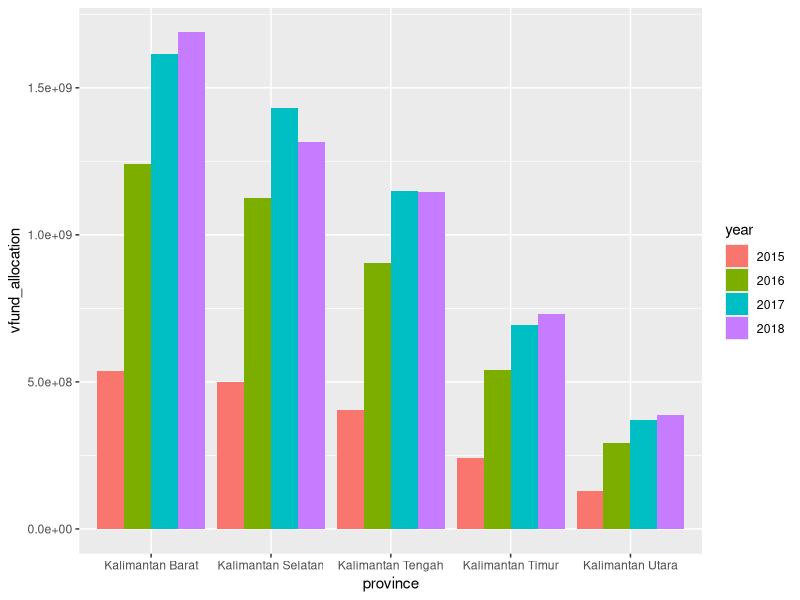

Here is the R script that generated this plot:
################################################################################
##
## [ PROJ ] Working with strings and dates 
## [ FILE ] indonesian_village_fund.r
## [ AUTH ] < YOUR NAME >
## [ INIT ] < Nov 9, 2021 >
##
################################################################################

#This lesson works with messy panel data on Village Fund Allocations in Indonesia

#Organization of this R script:

  #1. Cleaning up Village Fund data using string functions
  #2. Using the Village Fund data to work with dates
  #3. Preparing the Village Fund data for a subsequent mapping exercise

#To work with character variables and regular expressions, we'll focus on the the stringr package
#See https://stringr.tidyverse.org/ for a cheatsheet listing key stringr functions

#Regular expressions are an efficient way to match different patterns in strings,
#similar to the [command + f] function you use to find text in documents

#To work with dates in R, we'll use functions from the lubridate package
#See https://lubridate.tidyverse.org/ for a cheatsheet listing key lubridate functions


## -----------------------------------------------------------------------------
## libraries
## -----------------------------------------------------------------------------

#install.packages("readxl")

library(tidyverse) 
library(readxl)
library(lubridate)
#stringr is a handy package for working w/strings that is part of the tidyverse

options(warn = -1) #this supresses certain warnings


## ---------------------------
## directory paths
## ---------------------------

getwd()


## -----------------------------------------------------------------------------
## 1. Clean VF data using string functions (from stringr package)
## -----------------------------------------------------------------------------

#Loading the Village Fund data
  vf_data <- read_excel('rpt_dd_kabupaten.xls')

  View(vf_data)
  #Observation:
  #This dataframe contains information about the amount of Village Fund allocated 
  #for each kabupaten (regency) for each year from 2015 to 2018
  #The amounts are in thousand Rupiah (1,000 Rupiah = 0.068 USD as of Aug 21st 2020)
  #Notice how there are missing entries, which we should address first
  
  #This is messy panel data where the unit of observation is regency-year

  
### FILLING IN MISSING VALUES (using fill() function)

  #A simple Google search leads us to the following powerful function from the tidyr package (which is a part of the tidyverse)
  #By looking at the documentation, this function is able to "fill in missing values with previous or next value"
  vf_data <- vf_data %>%
    fill(c('Provinsi', 'Kabupaten'))
  
  #It does not work. Why? A closer look suggests that our data does not really contain missing values
  table(vf_data$Provinsi, useNA = "no") #the apparent blanks aren't coded as NA
  
  #It seems that what appear to be blank spaces we have in both Provinsi and Kabupaten columns 
  #are actually non-breaking spaces (nbsp). Let's explore this a bit more.
  x <- vf_data$Provinsi[2]
  x == ' '  #evalutes whether this express is TRUE/FALSE
  x == '\u00A0'
  
  #Having realized that, here is one way to solve the problem
  vf_data <- vf_data %>%
    mutate(Provinsi = replace(Provinsi, Provinsi == '\u00A0', NA),
           Kabupaten = replace(Kabupaten, Kabupaten == '\u00A0', NA)) %>%
    fill(c('Provinsi', 'Kabupaten'))

  #To make our lives easier, let us rename the variables
  colnames(vf_data) <- c('province', 'regency', 'year', 'vfund_allocation')
  
  #From the data, it seems like we have 4 rows of information for each regency (each row represents the allocation for a year)
  #We can verify this with a simple check: both of these commands return 4
  max(table(vf_data$regency))
  min(table(vf_data$regency))

  
### INSPECTING NUMERICAL DATA AND ASSIGNING NAs AS NEEDEED
  
  #Also, we need to ensure that our numerical data columns contain no missing values
  #One possible way is to make sure the following command returns no observations
  missing <- vf_data[rowSums(is.na(vf_data)) == TRUE,]
  
  #Alternatively, we can do the following, which checks the number of NA entries in the dataframe
  sum(is.na(vf_data))
  
  #However, we are not done yet. A simple check on vf_data reveals that some of these values do not make sense
  #For example, the fund allocated for KABUPATEN BUTON TENGAH in 2017 is 54,000 Rupiah, which is less than 4 USD!
  vf_data[(vf_data$regency == "KABUPATEN BUTON TENGAH"),]
  
  #without further information, let's treat this as a date entry error and recode as NA
  vf_data[(vf_data$regency == "KABUPATEN BUTON TENGAH") & (vf_data$year == 2017), "vfund_allocation"] <- NA

  
### CHANGING CAPITALIZATION OF CHARACTER VARIABLES (using str_to_title)
  
  #Now, let's fix the capitalization of the provinces and regencies' names
  #e.g. show the province name as Kabupaten Musi Rawas instead of KABUPATEN MUSI RAWAS
  #The function str_to_title from stringr comes in handy
  vf_data <- vf_data %>%
    mutate(province = str_to_title(province),
           regency = str_to_title(regency))

  
### RECODING CHARACTER VARIABLES USING STRING FUNCTIONS
  
  #In order to familiarize ourselves with strings in R, let us do some ad hoc tasks

  #First, all entries in the regency column begin with either Kabupaten or Kota. 
  #A city (kota) is defined as a 2nd-level administrative subdivision of the country, 
  #equivalent to regency (kabupaten). The difference between a regency and a city is
  #that a city has non-agricultural economic activities and a dense urban population,
  #while a regency comprises a rural area larger than a city.
  
  #Let us now create a column called type to indicate if a 'regency' is a Kabupaten or Kota
  #In order to do that, we want to take the first word of the regency column
  #the word() function from stringr helps us do that
  vf_data <- vf_data %>%
    mutate(type = word(regency, 1))

  
  #Let's define another column called name including regency name without Kabupaten or Kota
  #This will be useful for subsequent coding tasks and joining other data sources
  vf_data <- vf_data %>%
    mutate(name = word(regency, 2, -1))

  
  #Next let's create a column as a dummy variable for all regencies on Kalimantan Island
  #Note that all provinces in Kalimantan begin with the word Kalimantan
  vf_data <- vf_data %>% 
    mutate(kalimantan = (word(province, 1) == "Kalimantan"))
  summary(vf_data$kalimantan)

  #let's encode kalimantan as a factor with clear labels
  vf_data$kalimantan <- factor(vf_data$kalimantan,
                               levels = c(FALSE,TRUE),
                               labels = c("Not in Kalimantan", "Kalimantan"))
  summary(vf_data$kalimantan)


  #Lastly, let's obtain the full name of each regency as follows: 
  #if regency name is Kota Langsa and the province name is Aceh, 
  #the full name becomes Kota Langsa, Provinsi Aceh
  vf_data <- vf_data %>%
    mutate(full_name = str_c(regency, ', Provinsi ', province, sep = ''))

  
  #Let's explore village fund allocation over time for provinces in Kalimantan across years
    
    #first let's subset vf_data to get a dataframe for regencies in Kalimantan
    #and let's group by province-year
      kalimantan_vf <- vf_data %>%
        filter(word(province, 1) == 'Kalimantan') %>%
        group_by(province, year) %>%
        summarize(vfund_allocation = sum(vfund_allocation)) %>%
        mutate(year = as.factor(year))
  
    ggplot(kalimantan_vf, aes(fill=year, y=vfund_allocation, x=province)) + 
      geom_bar(position='dodge', stat='identity')

  #We can see that the province w the highest overall funding is Kalimantan Barat, 
  #followed by Kalimantan Selatan, Kalimantan Tengah, Kalimantan Timur and Kalimantan Utara
  #Also, we see a noticeable increase in the allocated fund in 2015-2016 for all provinces
  #The increase is not as large in absolute terms from 2016-17 and 2017-18. 
  
  
### ADDITIONAL EXERCISES
  
  #How many Kabupaten and Kota are there in the dataset?
   table(vf_data$type)/4

  #Which regency(s) has the longest name?
  #excluding Kabupaten/Kota, by number of characters including spaces
    vf_data %>%
      select(province, name) %>%
      distinct() %>%
      mutate(length = str_length(name)) %>%
      filter(length == max(length))
  
  #How many regencies contain the substring 'Selatan' (means 'South')?
    vf_data %>%
      select(regency) %>%
      distinct() %>%
      filter(str_detect(regency, 'Selatan')) %>%
      summarize(count = n())

  #Note how the str_detect() function works
    str_detect('Kabupaten Aceh Selatan' ,'Selatan')
    str_detect('SelatanColumbia University', 'Selatan')

  #Let's create a function to check whether a string contains the exact WORD 'Selatan'
  #In other word, the first command should return TRUE and the second FALSE
  #One alternative would be to split the string by space and do the check
    containSelatan <- function(sentence){
      split <- str_split(sentence, pattern = ' ')[[1]]
      return('Selatan' %in% split)
    }
    containSelatan('Kabupaten Aceh Selatan')
    containSelatan('SelatanColumbia University')

  #To learn more about regex, please consult https://r4ds.had.co.nz/strings.html

    
  #Transform this dataframe into the a wide form panel dat
  #province, regency, vfund_2015, vfund_2016, vfund_2017, vfund_2018
    vf_data_wide <- vf_data %>%
      select(province, regency, year, vfund_allocation) %>%
      spread(year, vfund_allocation) #spread is an alternative to widen_panel()
    
    colnames(vf_data_wide)[3:6] = c('vfund_2015', 'vfund_2016', 
                                    'vfund_2017', 'vfund_2018')


## -----------------------------------------------------------------------------
## 2. Working with date functions (from the lubridate package)
## -----------------------------------------------------------------------------

### MAKING DATES IN R w/LUBRIDATE
    
  #Let's assume every regency-year observation is as of January 1 of each year
  #Let's create a date variable on vf_data that specifies the exact date
  #One possible way is to create a string of the form 'YYYY-MM-DD', which can
  #be easily transformed into a Date object by the ymd function in lubridate
  vf_data_date <- vf_data %>%
    mutate(date = ymd(str_c(year, '-01-01')))
  
  #Alternatively, the following command should also work:
  vf_data_date <- vf_data %>%
    mutate(date = make_date(year, 1, 1))
  
  #With lubridate, we can do a lot of useful things with Date in a simple manner
  #Consider the following examples all return the same date:
  ymd(20101204)
  ymd(101204)
  ymd('2010-12-04')
  ymd('10-12-04')
  mdy('12-4-17')
  mdy('12-04-17')
  dmy('4/12/2017')
  
  today <- ymd('2020/11/10')
  month(today)
  day(today)
  wday(today, label = TRUE)
  

### A SIMPLE EXERCISE TO SUMMARIZE DAILY OBSERVATION COUNTS
  
  #Create random month (from 1 to 12) and date (from 1 to 28) columns in vf_data_date
  #Obtain the distribution of the day of week of the observations
  #For reproducibility, set the seed to 432
  #Note: sample.int() draws a random sample
    set.seed(432)
    vf_data_date2 <- vf_data %>%
      mutate(month = sample.int(12, nrow(vf_data), replace=TRUE),
             date = sample.int(28, nrow(vf_data), replace=TRUE),
             date2 = make_date(year, month, date),
             day = wday(date2, label = TRUE))
    
    vf_data_date2 %>%
      group_by(day) %>%
      summarize(count = n())

    
### USEFUL FUNCTIONS FOR INCREMENTING TIME
  
  make_date(2018, 1, 1) + days(1)
  ymd(20100803) + weeks(1)
  mdy('4/10/2015') + months(1)


## -----------------------------------------------------------------------------
## 3. Preparing VF data for a subsequent mapping exercise
## -----------------------------------------------------------------------------
  
  #So far we've only looked at total VF allocations
  #Let's calculate the amount of funding per resident living in poverty in 2018
  #Need data on the number of residents in poverty per regency in 2018
  
  #Start with VF data for 2018
    vf_data_2018 <- vf_data %>%
      filter(year == 2018) %>%
      select(province, regency, vfund_allocation)
  
  #Read in poverty data and inspect
    poor_2018 <- read_excel('bps_poverty.xls')
    head(poor_2018)
    
    #Some key observations:
    #First, Nama Wilayah written in all caps represents rows w/province-level totals
    #Nama Wilayah is written in the form Kota X (if X is a Kota) or Y (if Y is a Kabupaten)
    #Number of of poor residents in 2018 is in the poverty 2018 column (measured in 1000s)
      poor_2018 <- poor_2018 %>%
        select('Nama Wilayah', 'poverty 2018')
      
      colnames(poor_2018) <- c('region_name', 'poverty')

  #let's clean the poverty data and prep to join with vf_data
  #1. remove rows for province totals (only want to keep regencies)
  #2. get region_name to match regency name coding in vf_data (e.g. Kabutapen X, Kota Y)
  poor_2018 <- poor_2018 %>%
    filter(str_to_upper(region_name) != region_name) %>% #remove provinces by isolating CAPITALIZED names
    mutate(region_name = ifelse(word(region_name, 1) == 'Kota', 
                                region_name, 
                                str_c('Kabupaten ', region_name)))

  #Join poor_2018 to vf_data, pay attention to regencies in vf_data_2018 w/no match
  joined <- vf_data_2018 %>%
    left_join(poor_2018, by = c('regency' = 'region_name'))

  #Regencies have no match if and only if the poverty column is NA
  no_match <- joined[is.na(joined$poverty),]
  no_match

  #It turns out 20 of the 434 regencies have no match. Let's check them one by one...
  #Most are due to spelling variants that prevented a match!
    #Karangasem: it is written as Karang Asem in poor_2018
    #Muko Muko: it is written as Mukomuko in poor_2018
    #Pahuwato: it is written as Pohuwato in poor_2018 (just a writing variant)
    #Batanghari: it is written as Batang Hari in poor_2018
    #Mempawah: doesn't exist in poor_2018
    #Kotabaru: it is written as Kota Baru in poor_2018
    #Mahakam Ulu: it is written as Mahakam Hulu in poor_2018 (just a writing variant)
    #Tulang Bawang: it is written as Tulangbawang in poor_2018
    #Nduga: it is written as Nduga * in poor_2018
    #Fak Fak: it is written as Fakfak in poor_2018
    #Pangkajene Kepulauan: it is written as Pangkajene Dan Kepulauan in poor_2018 ('dan' means 'and')
    #Tojo Una Una: it is written as Tojo Una-Una in poor_2018 (just a writing variant)
    #Toli Toli: it is written as Toli-Toli in poor_2018 (just a writing variant)
    #Kep. Siau Tagulandang Biaro: it is written as Siau Tagulandang Biaro in poor_2018 (Kep. means islands)
    #Sawahlunto: it is written as Sawah Lunto in poor_2018
    #Banyuasin: it is written as Banyu Asin in poor_2018
    #Penukal Abab Lematan: it is written as Penukal Abab Lematang Ilir in poor_2018 (not sure why)
    #Labuhanbatu: it is written as Labuhan Batu in poor_2018
    #Labuhanbatu Selatan: it is written as Labuhan Batu Selatan in poor_2018
    #Labuhanbatu Utara: it is written as Labuhan Batu Utara in poor_2018

  #Actually, out of those 20 no-matches, there is actually only 1 no-match!
    #However, a Wikipedia search tells us that based on Government Regulation No. 58 in 2014
    #(Peraturan Pemerintah Nomor 58 Tahun 2014), Pontianak Regency formally became Mempawah Regency
    #and Kabupaten Pontianak exists in poor_2018!

  #Let us now manually rename the region_name in poor_2018
  #One approach:
    #1. create a vector of values to be replaced (call it the 'to' vector)
    #2. create a vector of replacement values (call it the ,from' vector)
    #3. use plyr's mapvalues() function to replace elements in 'to' with corresponding element in 'from' 
    
    to <- no_match$regency
    from <- c('Kabupaten Karang Asem', 'Kabupaten Mukomuko', 'Kabupaten Pohuwato',
              'Kabupaten Batang Hari', 'Kabupaten Pontianak', 'Kota Baru', 
              'Kabupaten Mahakam Hulu', 'Kabupaten Tulangbawang', 'Kabupaten Nduga *',
              'Kabupaten Fakfak', 'Kabupaten Pangkajene Dan Kepulauan', 
              'Kabupaten Tojo Una-Una', 'Kabupaten Toli-Toli', 
              'Kabupaten Siau Tagulandang Biaro', 'Kota Sawah Lunto', 
              'Kabupaten Banyu Asin', 'Kabupaten Penukal Abab Lematang Ilir', 
              'Kabupaten Labuhan Batu', 'Kabupaten Labuhan Batu Selatan', 
              'Kabupaten Labuhan Batu Utara')
  
    poor_2018$region_name <- plyr::mapvalues(poor_2018$region_name, from = from, to = to)

  #Let's redo the join and ensure there is no regencies with no match
  joined <- vf_data_2018 %>%
    left_join(poor_2018, by =c('regency' = 'region_name'))

  no_match <- joined[is.na(joined$poverty),]
  no_match

  #Now no_match contains 0 observations and we've successfully joined poverty data to every regency

  #One last step is to create a new column specifying the amount of funding for every poor resident in each regency
  #Note that vfund_allocation is in 1000s of Rupiah, and poverty is in 1000s of residents
  #Let's divide vfund_allocation by poverty to get Rupiah amount per poor resident
  joined <- joined %>%
    mutate(vfund_per_poor = round(vfund_allocation/poverty))


### WE'RE DONE!
  
  #let's export this dataframe as a csv file for a subsequent mapping exercise
    write.csv(joined, 'joined.csv', row.names = FALSE)

    
